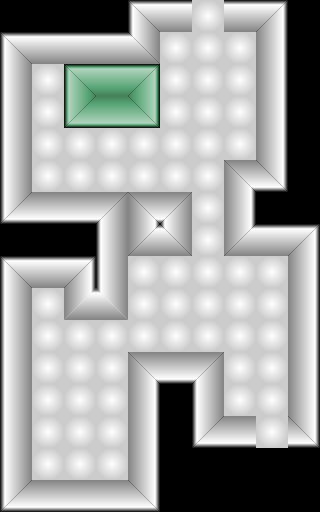

A 2D game scene composited from a Tiled map and its tileset images. What follows is a short description and the map's XML, with each tile layer's data collapsed to a summary:
An orthogonal 10x16 tile map with 32x32 px tiles, 2 tile layers (ground, walls), 2 tilesets.

<map version="1.0" orientation="orthogonal" renderorder="right-down" width="10" height="16" tilewidth="32" tileheight="32" nextobjectid="1">
 <tileset firstgid="1" name="Murs Gris" tilewidth="32" tileheight="32">
  <image source="test_tiles.png" width="160" height="96" />
 </tileset>
 <tileset firstgid="16" name="Murs Verts" tilewidth="32" tileheight="32">
  <image source="test_tiles2.png" width="160" height="96" />
  <tile id="0">
   <animation>
    <frame tileid="0" duration="1000" />
    <frame tileid="14" duration="1000" />
   </animation>
  </tile>
  <tile id="1">
   <animation>
    <frame tileid="1" duration="1000" />
    <frame tileid="11" duration="1000" />
   </animation>
  </tile>
  <tile id="2">
   <animation>
    <frame tileid="2" duration="1000" />
    <frame tileid="13" duration="1000" />
   </animation>
  </tile>
  <tile id="5">
   <animation>
    <frame tileid="5" duration="1000" />
    <frame tileid="7" duration="1000" />
   </animation>
  </tile>
  <tile id="7">
   <animation>
    <frame tileid="7" duration="1000" />
    <frame tileid="5" duration="1000" />
   </animation>
  </tile>
  <tile id="10">
   <animation>
    <frame tileid="10" duration="1000" />
    <frame tileid="9" duration="1000" />
   </animation>
  </tile>
  <tile id="11">
   <animation>
    <frame tileid="11" duration="1000" />
    <frame tileid="1" duration="1000" />
   </animation>
  </tile>
  <tile id="12">
   <objectgroup draworder="index" />
   <animation>
    <frame tileid="12" duration="1000" />
    <frame tileid="8" duration="1000" />
   </animation>
  </tile>
 </tileset>
 <layer name="ground" width="10" height="16">
  <data>[160 cells, 71 non-empty, 7 distinct tile ids]</data>
 </layer>
 <layer name="walls" width="10" height="16">
  <data>[160 cells, 64 non-empty, 12 distinct tile ids]</data>
 </layer>
</map>
